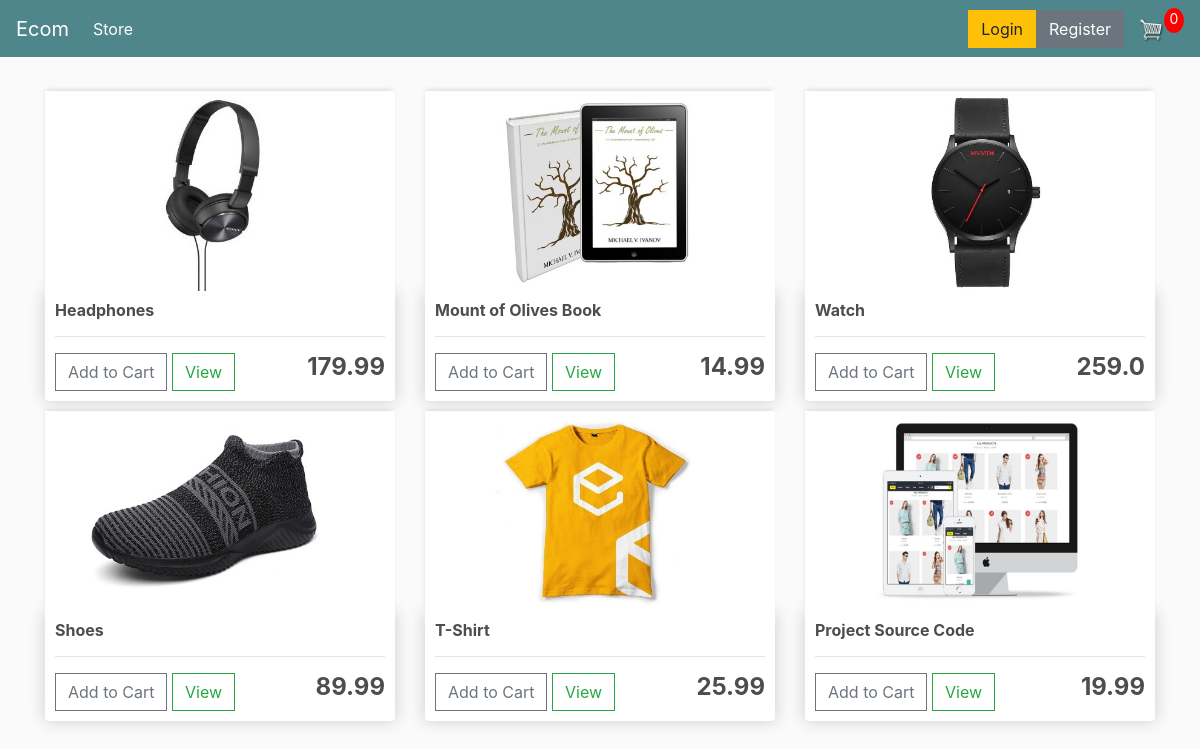
/store/, run on the app's committed database.
### store/models.py (models this page shows, shortened)
class Product(models.Model):
    name = models.CharField(max_length=200)
    price = models.FloatField()
    digital = models.BooleanField(default=False, null=True, blank=True)
    image = models.ImageField(null=True, blank=True)
    @property
    def imageURL(self):
        try:
            url = self.image.url
        except:
            url = ''
        return url

### store/views.py (the view)
# urls.py: path('', include('store.urls')),
def store(request):
	if request.user.is_authenticated:
		customer = request.user.customer
		order, created = Order.objects.get_or_create(customer=customer, complete=False)
		items = order.orderitem_set.all()
		cartItems = order.get_cart_items
	else:
		items = []
		order = {'get_cart_total':0, 'get_cart_items':0}
		cartItems = order['get_cart_items']
	products = Product.objects.all()
	context = {'products':products, 'cartItems':cartItems}
	return render(request, 'store/store.html', context)

### store/templates/store/store.html
{% extends 'store/base.html' %}
{% load static %}
{% block content %}
	<div class="row">
        {% for product in products %}
		<div class="col-lg-4">
            <img class="thumbnail" src="{{product.imageURL}}">
			<div class="box-element product">
				<h6><strong>{{product.name}}</strong></h6>
				<hr>
				<button data-product="{{product.id}}" data-action="add" class="btn btn-outline-secondary add-btn update-cart">Add to Cart</button>
				<a class="btn btn-outline-success" href="{% url 'product_detail' product.id %}">View</a>
				<h4 style="display: inline-block; float: right"><strong>{{product.price}}</strong></h4>
			</div>
		</div>
        {% endfor %}
	</div>
{% endblock content %}

### store/templates/store/base.html (shortened to what this page needs)
<!DOCTYPE html>
{% load static %}
<html>
<head>
	<link rel="stylesheet" href="https://stackpath.bootstrapcdn.com/bootstrap/4.4.1/css/bootstrap.min.css">
	<link rel="stylesheet" type="text/css" href="{% static 'css/base.css' %}">
</head>
<body>
	<nav class="navbar navbar-expand-lg navbar-dark bg-dark">
	  <a class="navbar-brand" href="{% url 'store' %}">Ecom</a>
	  <div class="collapse navbar-collapse" id="navbarSupportedContent">
	    <ul class="navbar-nav mr-auto">
	      <li class="nav-item active">
	        <a class="nav-link" href="{% url 'store' %}">Store <span class="sr-only">(current)</span></a>
	      </li>
	    </ul>
	    <div class="form-inline my-2 my-lg-0">
			 {% if user.is_authenticated %}
				<a href="{% url 'store' %}" class="btn btn-warning">Welcome, {{ user.username }}!</a>
				<a href="{% url 'logout' %}" class="btn btn-danger">Logout</a>
			{% else %}
				<a href="{% url 'login' %}" class="btn btn-warning">Login</a>
				<a href="{% url 'register' %}" class="btn btn-secondary">Register</a>
			{% endif %}
	     	<a href="{% url 'cart' %}">
	    		<img  id="cart-icon" src="{% static 'images/cart.png' %}">
	    	</a>
	    	<p id="cart-total">{{cartItems}}</p>
	    </div>
	  </div>
	</nav>
     <div class="container">
            <br>
            {% block content %}
            {% endblock content %}
         </div>
</body>
</html>

### static/css/base.css (style rules this page uses)
body { background-color: hsl(0, 0%, 98%); }
h1,h2,h3,h4,h5,h6 { color:hsl(0, 0%, 30%); }
.box-element { box-shadow:hsl(0, 0%, 80%) 0 0 16px; background-color: #fff; border-radius: 4px; padding: 10px; }
.thumbnail { width: 100%; height: 200px; -webkit-box-shadow: -1px -3px 5px -2px rgba(214,214,214,1); -moz-box-shadow: -1px -3px 5px -2px rgba(214,214,214,1); box-shadow: -1px -3px 5px -2px rgba(214,214,214,1); }
.product { border-radius: 0 0 4px 4px; }
.bg-dark { background-color: #4f868c!important; }
#cart-icon { width:25px; display: inline-block; margin-left: 15px; }
#cart-total { display: block; text-align: center; color:#fff; background-color: red; width: 20px; height: 25px; border-radius: 50%; font-size: 14px; }
.col-lg-4, .col-lg-6, .col-lg-8, .col-lg-12 { margin-top: 10px; }
.btn { border-radius: 0; }

### data on the page
Product: imageURL (picture), name "Headphones", price "179.99"
Product: imageURL (picture), name "Mount of Olives Book", price "14.99"
Product: imageURL (picture), name "Watch", price "259.0"
Product: imageURL (picture), name "Shoes", price "89.99"
Product: imageURL (picture), name "T-Shirt", price "25.99"
Product: imageURL (picture), name "Project Source Code", price "19.99"

### other printed values
{{ cartItems }} "0"
